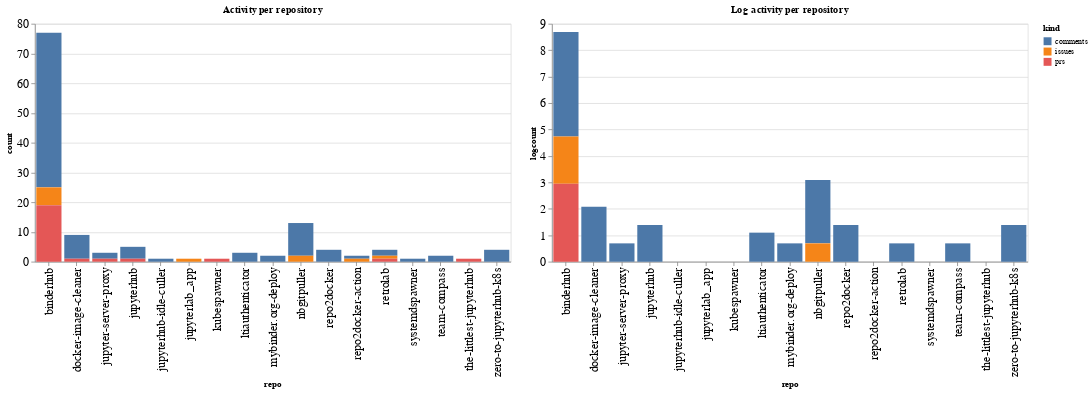

Notebook code cell kept with this figure:
### Code cell
ch1 = alt.Chart(repo_summaries, width=600, title="Activity per repository").mark_bar().encode(
    x='repo',
    y='count',
    color='kind',
    tooltip="kind"
)

ch2 = alt.Chart(repo_summaries, width=600, title="Log activity per repository").mark_bar().encode(
    x='repo',
    y='logcount',
    color='kind',
    tooltip="kind"
)

ch1 | ch2

### Figure 1 — Vega-Lite specification as saved in the notebook (floating-point values rounded to 4 significant figures)
{"config": {"axisLeft": {"labelFontSize": 15}, "axisBottom": {"labelFontSize": 15}}, "hconcat": [{"mark": "bar", "encoding": {"color": {"type": "nominal", "field": "kind"}, "tooltip": {"type": "nominal", "field": "kind"}, "x": {"type": "nominal", "field": "repo"}, "y": {"type": "quantitative", "field": "count"}}, "title": "Activity per repository", "width": 600}, {"mark": "bar", "encoding": {"color": {"type": "nominal", "field": "kind"}, "tooltip": {"type": "nominal", "field": "kind"}, "x": {"type": "nominal", "field": "repo"}, "y": {"type": "quantitative", "field": "logcount"}}, "title": "Log activity per repository", "width": 600}], "data": {"name": "data-b13544f29c1737e79e624df6b2ee6af2"}, "$schema": "https://vega.github.io/schema/vega-lite/v4.8.1.json", "datasets": {"data-b13544f29c1737e79e624df6b2ee6af2": [{"repo": "binderhub", "kind": "comments", "count": 52, "logcount": 3.951}, {"repo": "binderhub", "kind": "issues", "count": 6, "logcount": 1.792}, {"repo": "binderhub", "kind": "prs", "count": 19, "logcount": 2.944}, {"repo": "docker-image-cleaner", "kind": "comments", "count": 8, "logcount": 2.079}, {"repo": "docker-image-cleaner", "kind": "prs", "count": 1, "logcount": 0.0}, {"repo": "jupyter-server-proxy", "kind": "comments", "count": 2, "logcount": 0.6931}, {"repo": "jupyter-server-proxy", "kind": "prs", "count": 1, "logcount": 0.0}, {"repo": "jupyterhub", "kind": "comments", "count": 4, "logcount": 1.386}, {"repo": "jupyterhub", "kind": "prs", "count": 1, "logcount": 0.0}, {"repo": "jupyterhub-idle-culler", "kind": "comments", "count": 1, "logcount": 0.0}, {"repo": "jupyterlab_app", "kind": "issues", "count": 1, "logcount": 0.0}, {"repo": "kubespawner", "kind": "prs", "count": 1, "logcount": 0.0}, {"repo": "ltiauthenticator", "kind": "comments", "count": 3, "logcount": 1.099}, {"repo": "mybinder.org-deploy", "kind": "comments", "count": 2, "logcount": 0.6931}, {"repo": "nbgitpuller", "kind": "comments", "count": 11, "logcount": 2.398}, {"repo": "nbgitpuller", "kind": "issues", "count": 2, "logcount": 0.6931}, {"repo": "repo2docker", "kind": "comments", "count": 4, "logcount": 1.386}, {"repo": "repo2docker-action", "kind": "comments", "count": 1, "logcount": 0.0}, {"repo": "repo2docker-action", "kind": "issues", "count": 1, "logcount": 0.0}, {"repo": "retrolab", "kind": "comments", "count": 2, "logcount": 0.6931}, {"repo": "retrolab", "kind": "issues", "count": 1, "logcount": 0.0}, {"repo": "retrolab", "kind": "prs", "count": 1, "logcount": 0.0}, {"repo": "systemdspawner", "kind": "comments", "count": 1, "logcount": 0.0}, {"repo": "team-compass", "kind": "comments", "count": 2, "logcount": 0.6931}, {"repo": "the-littlest-jupyterhub", "kind": "prs", "count": 1, "logcount": 0.0}, {"repo": "zero-to-jupyterhub-k8s", "kind": "comments", "count": 4, "logcount": 1.386}]}}
